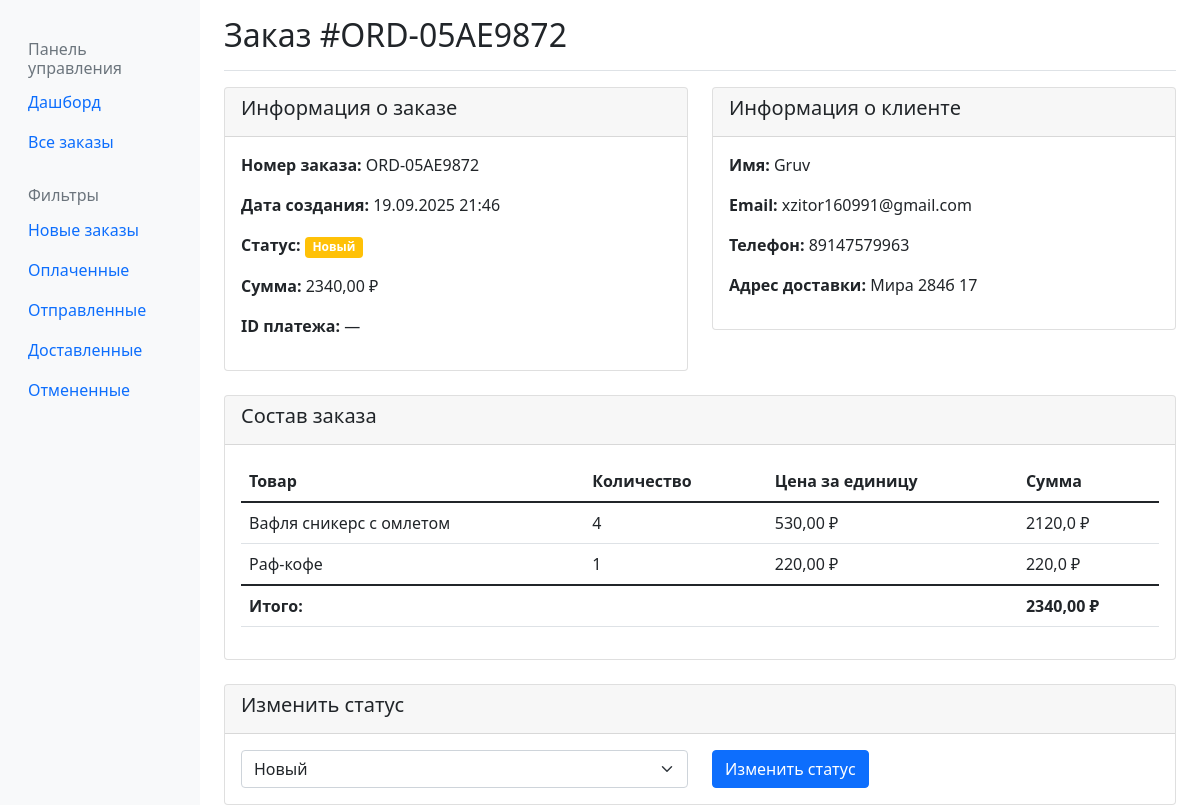
Before: /orders-admin/orders/4/ (signed in) with the older database file.
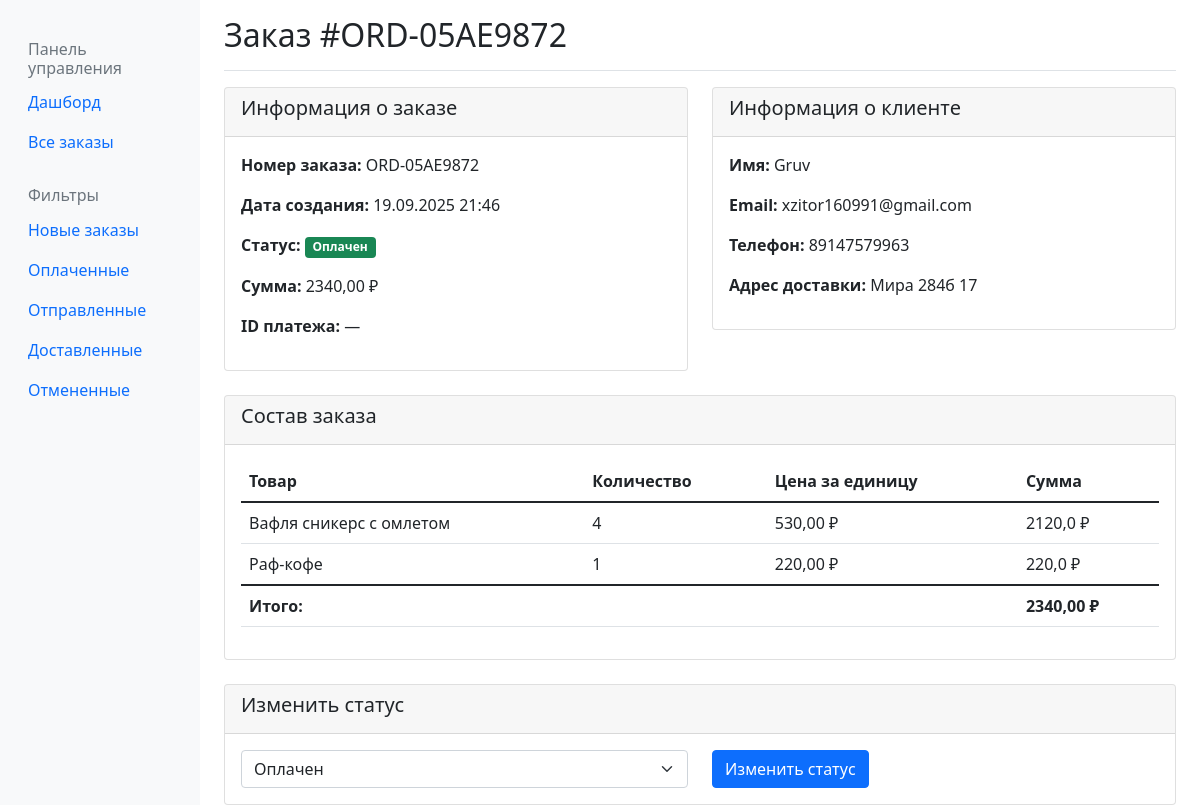
After: the same page with the newer database file.
### orders/models.py (models this page shows, shortened)
class Order(models.Model):
    STATUS_CHOICES = [
        ('new', 'Новый'),
        ('paid', 'Оплачен'),
        ('shipped', 'Отправлен'),
        ('delivered', 'Доставлен'),
        ('cancelled', 'Отменен'),
    ]
    order_number = models.CharField(max_length=20, unique=True, verbose_name="Номер заказа")
    customer_name = models.CharField(max_length=100, verbose_name="Имя клиента")
    customer_email = models.EmailField(verbose_name="Email клиента")
    customer_phone = models.CharField(max_length=20, verbose_name="Телефон клиента")
    delivery_address = models.TextField(verbose_name="Адрес доставки")
    total_amount = models.DecimalField(max_digits=10, decimal_places=2, verbose_name="Сумма заказа")
    status = models.CharField(max_length=20, choices=STATUS_CHOICES, default='new', verbose_name="Статус")
    created_at = models.DateTimeField(auto_now_add=True, verbose_name="Дата создания")
    updated_at = models.DateTimeField(auto_now=True, verbose_name="Дата обновления")
    payment_id = models.CharField(max_length=100, blank=True, verbose_name="ID платежа")
    class Meta:
        verbose_name = "Заказ"
        verbose_name_plural = "Заказы"
        ordering = ['-created_at']

### orders_admin/views.py (the view)
# urls.py: path('orders/<int:order_id>/', views.order_detail, name='order_detail'),
@login_required
@user_passes_test(is_admin)
def order_detail(request, order_id):
    order = get_object_or_404(Order, id=order_id)
    context = {
        'order': order,
    }
    return render(request, 'orders_admin/order_detail.html', context)

### orders_admin/templatetags/math_extras.py (called while the page is built)
@register.filter
def mul(value, arg):
    try:
        return float(value) * float(arg)
    except (ValueError, TypeError):
        return 0

### orders_admin/views.py (called while the page is built)
def is_admin(user):
    return user.is_staff

### orders_admin/templates/orders_admin/order_detail.html (shortened to what the changed rows need)
{% extends 'orders_admin/base.html' %}
{% load math_extras %}
{% block page_title %}Заказ #{{ order.order_number }}{% endblock %}
{% block content %}
<div class="row">
    <div class="col-md-6">
        <div class="card">
            <div class="card-body">
                <p><strong>Номер заказа:</strong> {{ order.order_number }}</p>
                <p><strong>Дата создания:</strong> {{ order.created_at|date:"d.m.Y H:i" }}</p>
                <p><strong>Статус:</strong>
                    <span class="badge bg-{% if order.status == 'new' %}warning{% elif order.status == 'paid' %}success{% elif order.status == 'shipped' %}info{% elif order.status == 'delivered' %}primary{% else %}secondary{% endif %}">
                        {{ order.get_status_display }}
                    </span>
                </p>
                <p><strong>Сумма:</strong> {{ order.total_amount }} ₽</p>
                <p><strong>ID платежа:</strong> {{ order.payment_id|default:"—" }}</p>
            </div>
        </div>
    </div>
    <div class="col-md-6">
        <div class="card">
            <div class="card-body">
                <p><strong>Имя:</strong> {{ order.customer_name }}</p>
                <p><strong>Email:</strong> {{ order.customer_email }}</p>
                <p><strong>Телефон:</strong> {{ order.customer_phone }}</p>
                <p><strong>Адрес доставки:</strong> {{ order.delivery_address }}</p>
            </div>
        </div>
    </div>
</div>
<div class="row mt-4">
    <div class="col-12">
        <div class="card">
            <div class="card-body">
                <div class="table-responsive">
                    <table class="table">
                        <thead>
                            <tr>
                                <th>Товар</th>
                                <th>Количество</th>
                                <th>Цена за единицу</th>
                                <th>Сумма</th>
                            </tr>
                        </thead>
                        <tfoot>
                            <tr>
                                <th colspan="3">Итого:</th>
                                <th>{{ order.total_amount }} ₽</th>
                            </tr>
                        </tfoot>
                    </table>
                </div>
            </div>
        </div>
    </div>
</div>
<div class="row mt-4">
    <div class="col-12">
        <div class="card">
            <div class="card-body">
                <form method="post" action="{% url 'orders_admin:change_order_status' order.id %}">
                    <div class="row">
                        <div class="col-md-6">
                            <select name="status" class="form-select">
                                {% for value, display in order.STATUS_CHOICES %}
                                    <option value="{{ value }}" {% if value == order.status %}selected{% endif %}>
                                        {{ display }}
                                    </option>
                                {% endfor %}
                            </select>
                        </div>
                    </div>
                </form>
            </div>
        </div>
    </div>
</div>
{% endblock %}

Changed rows visible on the page:
changed Order "ORD-05AE9872": status "Новый" → "Оплачен"
